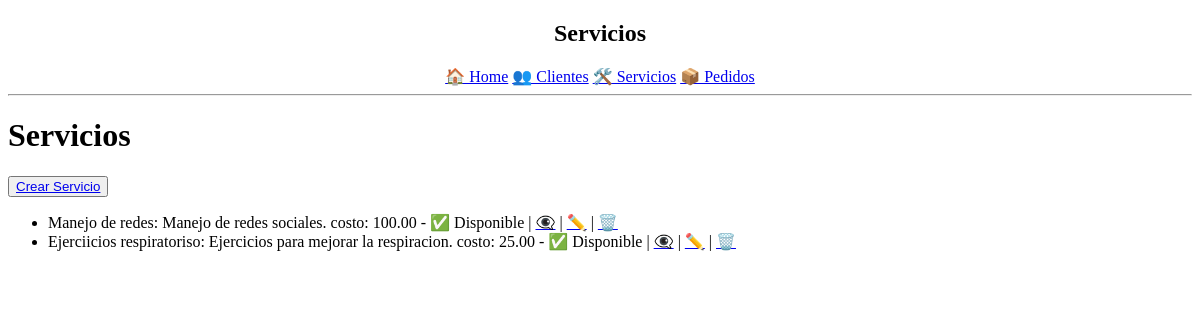
The app's page /servicios/, older data.
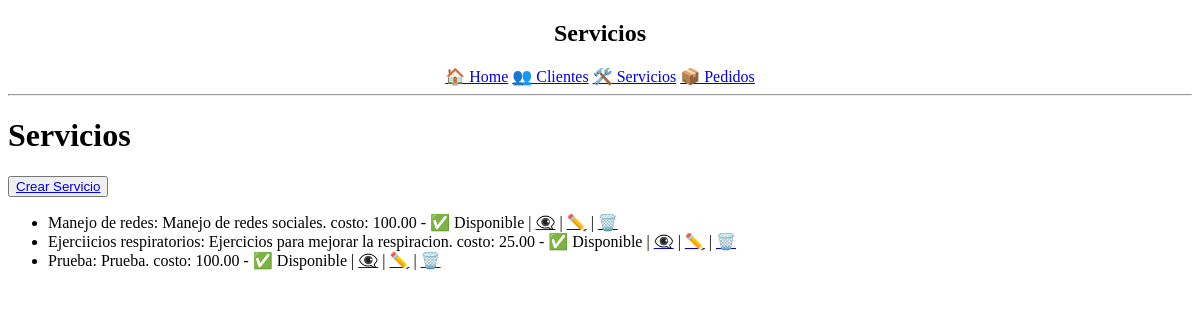
The same page, newer data.
### practica_servicios/models.py (models this page shows)
class Servicio(models.Model):
    nombre_servicio = models.CharField(max_length=50)
    decripcion_servicio = models.TextField(max_length=150)
    precio_servicio = models.DecimalField(max_digits=10, decimal_places=2)
    disponible_servicio = models.BooleanField(default=True)
    def __str__(self) -> str:
        return f"{self.nombre_servicio.capitalize()}: {self.decripcion_servicio.capitalize()}. costo: {self.precio_servicio}"
    class Meta:
        verbose_name="Servicio"
        verbose_name_plural="Servicios"

### practica_servicios/views/servicio.py (the view)
# urls.py: path("servicios/", servicio.ServicioList.as_view(), name="servicios"),
class ServicioList(ListView):
    model = Servicio
    context_object_name = "servicios"
    template_name = 'practica_servicios/servicios.html'

### practica_servicios/templates/practica_servicios/servicios.html
{% extends 'practica_servicios/base.html' %}
{% block contenido %}
    <h1>Servicios</h1>
    <button><a href="{% url 'practica_servicios:servicio_create' %}">Crear Servicio</a></button>
    <ul>
    {% for servicio in servicios %}
        <li>
            {{ servicio }} -
            {% if servicio.disponible_servicio %}
                ✅ Disponible
            {% else %}
                ❌ No disponible
            {% endif %}
            | <a href="{% url 'practica_servicios:servicio_detail' servicio.id %}">👁️‍🗨️</a>
            | <a href="{% url 'practica_servicios:servicio_update' servicio.id %}">✏️</a>
            | <a href="{% url 'practica_servicios:servicio_delete' servicio.id %}">🗑️</a>
        </li>
    {% empty %}
        <p>No hay registros</p>
    {% endfor %}
    </ul>
{% endblock contenido %}

Row changes from the older to the newer data that the page shows:
changed Servicio: nombre_servicio+decripcion_servicio+precio_servicio "Ejerciicios respiratoriso: Ejercicios para mejorar la respiracion. costo: 25.00" → "Ejerciicios respiratorios: Ejercicios para mejorar la respiracion. costo: 25.00"
added Servicio: nombre_servicio+decripcion_servicio+precio_servicio "Prueba: Prueba. costo: 100.00", disponible_servicio "✅ Disponible"
